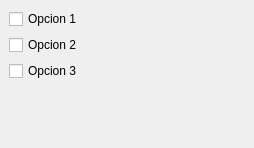
<?xml version="1.0" encoding="UTF-8"?>
<ui version="4.0">
 <class>MainWindow</class>
 <widget class="QMainWindow" name="MainWindow">
  <property name="geometry">
   <rect>
    <x>0</x>
    <y>0</y>
    <width>254</width>
    <height>148</height>
   </rect>
  </property>
  <property name="windowTitle">
   <string>MainWindow</string>
  </property>
  <widget class="QWidget" name="centralwidget">
   <layout class="QVBoxLayout" name="verticalLayout">
    <item>
     <widget class="QCheckBox" name="opcion1">
      <property name="text">
       <string>Opcion 1</string>
      </property>
     </widget>
    </item>
    <item>
     <widget class="QCheckBox" name="opcion2">
      <property name="text">
       <string>Opcion 2</string>
      </property>
     </widget>
    </item>
    <item>
     <widget class="QCheckBox" name="opcion3">
      <property name="text">
       <string>Opcion 3</string>
      </property>
     </widget>
    </item>
    <item>
     <widget class="QLabel" name="seleccion">
      <property name="text">
       <string/>
      </property>
     </widget>
    </item>
   </layout>
  </widget>
 </widget>
 <resources/>
 <connections/>
</ui>
